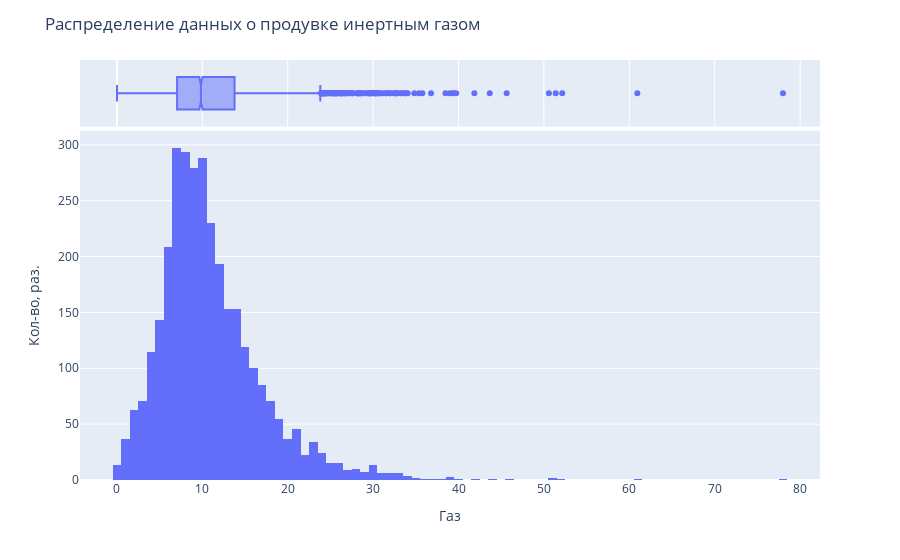

Source (notebook cell):
### Code cell
fig = px.histogram(
    data_gas,
    x="Газ 1",
    marginal="box",
    nbins=len(np.histogram_bin_edges(data_gas["Газ 1"], bins="fd")),
)
fig.update_layout(
    title="Распределение данных о продувке инертным газом",
    xaxis_title="Газ",
    yaxis_title="Кол-во, раз.",
    showlegend=False
)
fig.show()

### Figure 1 — Plotly figure (JSON) as saved in the notebook; plotly's stock layout.template omitted (floating-point values rounded to 4 significant figures; data arrays with more than 128 entries replaced by an {"elided": "..."} marker saying what was removed)
{"data": [{"alignmentgroup": "True", "bingroup": "x", "hovertemplate": "Газ 1=%{x}<br>count=%{y}<extra></extra>", "legendgroup": "", "marker": {"color": "#636efa", "pattern": {"shape": ""}}, "name": "", "nbinsx": 87, "offsetgroup": "", "orientation": "v", "showlegend": false, "type": "histogram", "x": {"elided": "3239 float values"}, "xaxis": "x", "yaxis": "y"}, {"alignmentgroup": "True", "hovertemplate": "Газ 1=%{x}<extra></extra>", "legendgroup": "", "marker": {"color": "#636efa"}, "name": "", "notched": true, "offsetgroup": "", "showlegend": false, "type": "box", "x": {"elided": "3239 float values"}, "xaxis": "x2", "yaxis": "y2"}], "layout": {"barmode": "relative", "legend": {"tracegroupgap": 0}, "margin": {"t": 60}, "showlegend": false, "title": {"text": "Распределение данных о продувке инертным газом"}, "xaxis": {"anchor": "y", "domain": [0, 1], "title": {"text": "Газ"}}, "xaxis2": {"anchor": "y2", "domain": [0, 1], "matches": "x", "showgrid": true, "showticklabels": false}, "yaxis": {"anchor": "x", "domain": [0, 0.8316], "title": {"text": "Кол-во, раз."}}, "yaxis2": {"anchor": "x2", "domain": [0.8416, 1], "matches": "y2", "showgrid": false, "showline": false, "showticklabels": false, "ticks": ""}}}
